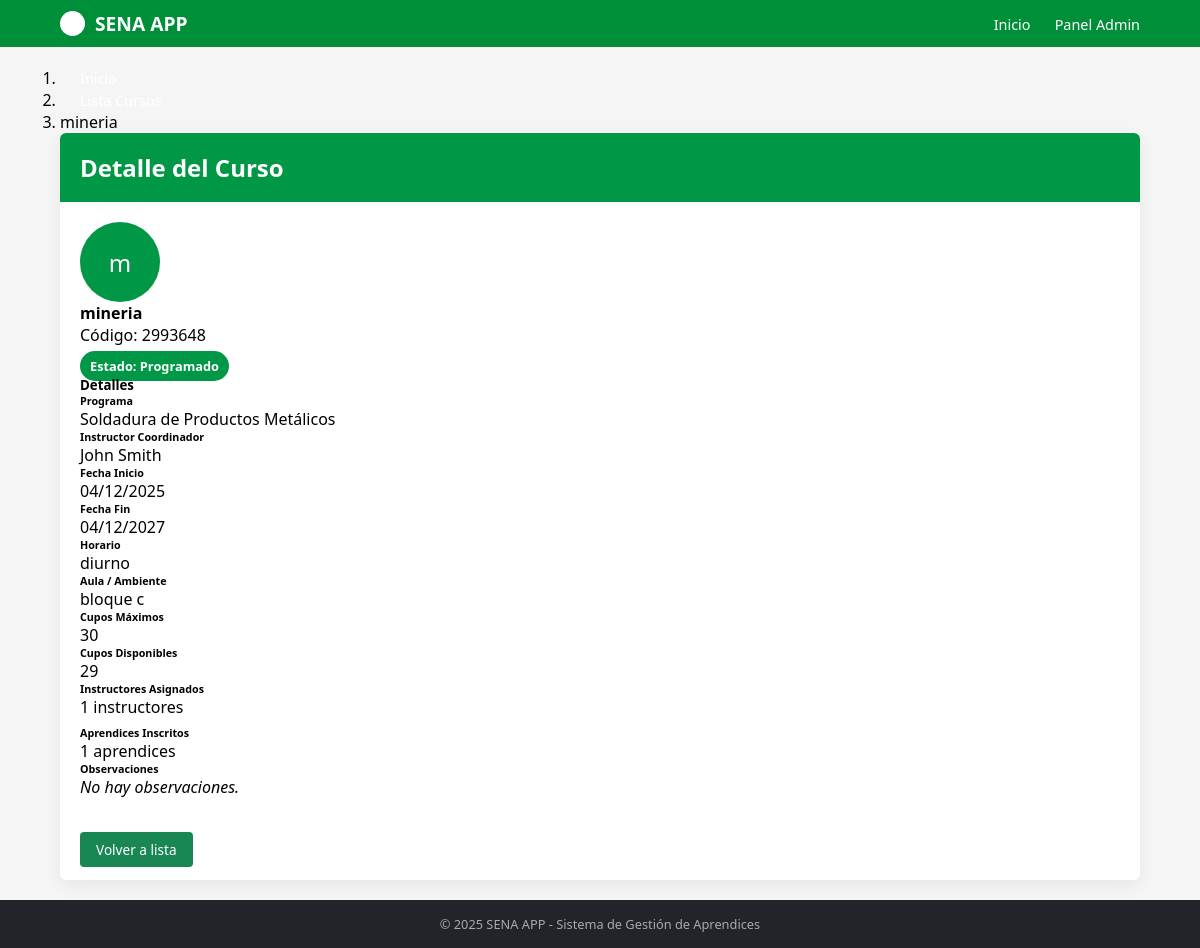
Screenshot of /cursos/1/ with the database file from the repository.
### cursos/models.py (models this page shows, shortened)
class Curso(models.Model):
    ESTADO_CHOICES = [
        ('PRO', 'Programado'),
        ('INI', 'Iniciado'),
        ('EJE', 'En Ejecución'),
        ('FIN', 'Finalizado'),
        ('CAN', 'Cancelado'),
        ('SUS', 'Suspendido'),
    ]
    codigo = models.CharField(max_length=30,unique=True,verbose_name="Código del Curso")
    nombre = models.CharField(max_length=200, verbose_name="Nombre del Curso")
    programa = models.ForeignKey('programas.Programa', on_delete=models.CASCADE, verbose_name="Programa de Formación")
    instructor_coordinador = models.ForeignKey('instructores.Instructor', on_delete=models.CASCADE, related_name='cursos_coordinados', verbose_name="Instructor Coordinador")
    instructores = models.ManyToManyField('instructores.Instructor', through='InstructorCurso', related_name='cursos_impartidos', verbose_name="Instructores")
    aprendices = models.ManyToManyField('aprendices.Aprendiz', through='AprendizCurso', related_name='cursos', verbose_name="Aprendices")
    fecha_inicio = models.DateField(verbose_name="Fecha de Inicio")
    fecha_fin = models.DateField(verbose_name="Fecha de Finalización")
    horario = models.CharField(max_length=100, verbose_name="Horario")
    aula = models.CharField(max_length=50, verbose_name="Aula/Ambiente")
    cupos_maximos = models.PositiveIntegerField(verbose_name="Cupos Máximos")
    estado = models.CharField(max_length=3, choices=ESTADO_CHOICES, default='PRO', verbose_name="Estado del Curso")
    observaciones = models.TextField(blank=True, null=True, verbose_name="Observaciones")
    fecha_registro = models.DateTimeField(auto_now_add=True, verbose_name="Fecha de Registro")
    class Meta:
        verbose_name = "Curso"
        verbose_name_plural = "Cursos"
        ordering = ['-fecha_inicio']

### programas/models.py (models this page shows, shortened)
class Programa(models.Model):
    NIVEL_FORMACION_CHOICES = [
        ('AUX', 'Auxiliar'),
        ('OPE', 'Operario'),
        ('TEC', 'Técnico'),
        ('TGL', 'Tecnólogo'),
        ('ESP', 'Especialización Tecnológica'),
        ('COM', 'Complementario'),
    ]
    MODALIDAD_CHOICES = [
        ('PRE', 'Presencial'),
        ('VIR', 'Virtual'),
        ('MIX', 'Mixta'),
    ]
    ESTADO_CHOICES = [
        ('ACT', 'Activo'),
        ('INA', 'Inactivo'),
        ('SUS', 'Suspendido'),
        ('CAN', 'Cancelado'),
    ]
    codigo = models.CharField(max_length=20, unique=True, verbose_name="Código del Programa")
    nombre = models.CharField(max_length=200, verbose_name="Nombre del Programa")
    nivel_formacion = models.CharField(max_length=3, choices=NIVEL_FORMACION_CHOICES, verbose_name="Nivel de Formación")
    modalidad = models.CharField(max_length=3, choices=MODALIDAD_CHOICES, default='PRE', verbose_name="Modalidad")
    duracion_meses = models.PositiveIntegerField(verbose_name="Duración en Meses")
    duracion_horas = models.PositiveIntegerField(verbose_name="Duración en Horas") # Nuevo campo
    descripcion = models.TextField(verbose_name="Descripción del Programa")
    competencias = models.TextField(verbose_name="Competencias a Desarrollar") # Nuevo campo
    perfil_egreso = models.TextField(verbose_name="Perfil de Egreso") # Nuevo campo
    requisitos_ingreso = models.TextField(verbose_name="Requisitos de Ingreso") # Nuevo campo
    centro_formacion = models.CharField(max_length=200, verbose_name="Centro de Formación") # Nuevo campo
    regional = models.CharField(max_length=100, verbose_name="Regional") # Nuevo campo
    estado = models.CharField(max_length=3, choices=ESTADO_CHOICES, default='ACT', verbose_name="Estado")
    fecha_creacion = models.DateField(verbose_name="Fecha de Creación del Programa")
    fecha_registro = models.DateTimeField(auto_now_add=True, verbose_name="Fecha de Registro")
    class Meta:
        verbose_name = "Programa de Formación"
        verbose_name_plural = "Programas de Formación"
        ordering = ['nombre']

### instructores/models.py (models this page shows, shortened)
class Instructor(models.Model):
    TIPO_DOCUMENTO_CHOICES = [
        ('CC', 'Cédula de Ciudadanía'),
        ('CE', 'Cédula de Extranjería'),
        ('TI', 'Tarjeta de Identidad'),
        ('PAS', 'Pasaporte'),
    ]
    NIVEL_EDUCATIVO_CHOICES = [
        ("TEC", "Técnico"),
        ("TGL", "Tecnólogo"),
        ("PRE", "pregrado"),
        ("ESP", "Especialización"),
        ("MAE", "Maestría"),
        ("DOC", "Doctorado"),
    ]
    tipo_documento = models.CharField(max_length=3, choices=TIPO_DOCUMENTO_CHOICES)
    numero_documento = models.CharField(max_length=20, unique=True)
    nombre = models.CharField(max_length=100)
    apellido = models.CharField(max_length=100)
    fecha_nacimiento = models.DateField()
    telefono = models.CharField(max_length=15)
    correo = models.EmailField(unique=True)
    ciudad = models.CharField(max_length=100)
    direccion = models.CharField(max_length=200)
    nivel_educativo = models.CharField(max_length=3, choices=NIVEL_EDUCATIVO_CHOICES)
    especialidad = models.CharField(max_length=100)
    anos_experiencia = models.PositiveIntegerField()
    activo = models.BooleanField(default=True)
    fecha_vinculacion = models.DateField()
    fecha_registro = models.DateTimeField(auto_now_add=True)

### cursos/views.py (the view)
# urls.py: path('cursos/<int:curso_id>/', views.detalle_curso, name='detalle_cursos'),
def detalle_curso(request, curso_id):
    curso = Curso.objects.get(id=curso_id)
    template = loader.get_template("detalle_cursos.html")
    try:
        cupos_disponibles = curso.cupos_maximos - curso.aprendices.count()
    except Exception:
        cupos_disponibles = None
    context = {
        "curso": curso,
        "cupos_disponibles": cupos_disponibles,
        "instructores_count": curso.instructores.count() if hasattr(curso, 'instructores') else 0,
        "aprendices_count": curso.aprendices.count() if hasattr(curso, 'aprendices') else 0,
    }
    return HttpResponse(template.render(context, request))

### cursos/templates/detalle_cursos.html (shortened to what this page needs)
{% extends "master.html" %}
{% block content %}
<div class="container-wide py-4">
    <nav aria-label="breadcrumb">
        <ol class="breadcrumb">
            <li class="breadcrumb-item"><a href="/" class="back-link">Inicio</a></li>
            <li class="breadcrumb-item"><a href="{% url 'cursos:lista_cursos' %}" class="back-link">Lista Cursos</a></li>
            <li class="breadcrumb-item active" aria-current="page">{{ curso.nombre }}</li>
        </ol>
    </nav>
    <div class="details-card">
        <div class="details-card-header">
            <h2>Detalle del Curso</h2>
        </div>
        <div class="details-card-body">
            <div class="row g-4">
                <div class="col-md-4 text-center border-end">
                    <div class="programa-avatar mb-3 mx-auto" style="width:80px; height:80px; border-radius:50%; background:#009846; color:#fff; display:flex; align-items:center; justify-content:center; font-size:1.5rem;">
                        {{ curso.nombre.0|default:"" }}
                    </div>
                    <h4 class="text-primary">{{ curso.nombre }}</h4>
                    <p class="text-muted small">Código: {{ curso.codigo }}</p>
                    <div class="mt-2">
                        <span class="badge-sena">Estado: {{ curso.get_estado_display }}</span>
                    </div>
                </div>
                <div class="col-md-8">
                    <h5 class="text-secondary mb-3 border-bottom pb-2">Detalles</h5>
                    <div class="row g-3">
                        <div class="col-lg-6 col-md-12">
                            <h6 class="text-muted mb-1 small">Programa</h6>
                            <p class="mb-0 fw-bold">{{ curso.programa.nombre }}</p>
                        </div>
                        <div class="col-lg-6 col-md-12">
                            <h6 class="text-muted mb-1 small">Instructor Coordinador</h6>
                            <p class="mb-0 fw-bold">{{ curso.instructor_coordinador.nombre }} {{ curso.instructor_coordinador.apellido }}</p>
                        </div>
                        <div class="col-lg-4 col-md-6">
                            <h6 class="text-muted mb-1 small">Fecha Inicio</h6>
                            <p class="mb-0 fw-bold">{{ curso.fecha_inicio|date:"d/m/Y" }}</p>
                        </div>
                        <div class="col-lg-4 col-md-6">
                            <h6 class="text-muted mb-1 small">Fecha Fin</h6>
                            <p class="mb-0 fw-bold">{{ curso.fecha_fin|date:"d/m/Y" }}</p>
                        </div>
                        <div class="col-lg-4 col-md-6">
                            <h6 class="text-muted mb-1 small">Horario</h6>
                            <p class="mb-0 fw-bold">{{ curso.horario }}</p>
                        </div>
                        <div class="col-lg-4 col-md-6">
                            <h6 class="text-muted mb-1 small">Aula / Ambiente</h6>
                            <p class="mb-0 fw-bold">{{ curso.aula }}</p>
                        </div>
                        <div class="col-lg-4 col-md-6">
                            <h6 class="text-muted mb-1 small">Cupos Máximos</h6>
                            <p class="mb-0 fw-bold">{{ curso.cupos_maximos }}</p>
                        </div>
                        <div class="col-lg-4 col-md-6">
                            <h6 class="text-muted mb-1 small">Cupos Disponibles</h6>
                            <p class="mb-0 fw-bold">{% if cupos_disponibles is not None %}{{ cupos_disponibles }}{% else %}--{% endif %}</p>
                        </div>
                        <div class="col-12 mt-3">
                            <h6 class="text-muted mb-1 small">Instructores Asignados</h6>
                            <p class="mb-0 fw-bold">{{ instructores_count }} instructores</p>
                        </div>
                        <div class="col-12 mt-2">
                            <h6 class="text-muted mb-1 small">Aprendices Inscritos</h6>
                            <p class="mb-0 fw-bold">{{ aprendices_count }} aprendices</p>
                        </div>
                        <div class="col-12 mt-3">
                            <h6 class="text-muted mb-1 small">Observaciones</h6>
                            <p class="mb-0">{% if curso.observaciones %}{{ curso.observaciones }}{% else %}<em>No hay observaciones.</em>{% endif %}</p>
                        </div>
                    </div>
                </div>
            </div>
        </div>
        <div class="details-card-body">
            <div class="d-flex justify-content-end">
                <a href="{% url 'cursos:lista_cursos' %}" class="btn-green">Volver a lista</a>
            </div>
        </div>
    </div>
</div>
{% endblock %}

### aprendices/static/mystyles.css (style rules this page uses)
* { margin: 0; padding: 0; box-sizing: border-box; font-family: 'Segoe UI', Tahoma, Geneva, Verdana, sans-serif; }
body { background-color: #f5f5f5; display: flex; flex-direction: column; min-height: 100vh; }
nav a { color: white; text-decoration: none; margin-left: 20px; font-size: 0.9rem; }
.btn-green { background-color: #198754; color: white; text-decoration: none; padding: 8px 16px; border-radius: 4px; font-size: 0.85rem; align-self: flex-start; }

### SENA_APP/static/site.css (style rules this page uses)
.details-card { background: white; border-radius:6px; box-shadow:0 6px 18px rgba(0,0,0,0.06); overflow:hidden; }
.details-card-header { padding:18px 20px; background:#009846; color:#fff; font-weight:600; }
.details-card-body { padding:20px; }
.badge-sena { background:#009846; color:#fff; padding:6px 10px; border-radius:999px; font-weight:600; font-size:0.8rem; }
.mt-2 { margin-top:0.5rem; }

### rows the page displays
Curso: nombre "mineria", nombre.0 "m", codigo "2993648", estado "Programado", programa.nombre "Soldadura de Productos Metálicos", instructor_coordinador.nombre "John", instructor_coordinador.apellido "Smith", fecha_inicio "04/12/2025", fecha_fin "04/12/2027", horario "diurno", aula "bloque c", cupos_maximos "30"

### other values shown
{{ cupos_disponibles }} "29"
{{ instructores_count }} "1"
{{ aprendices_count }} "1"
